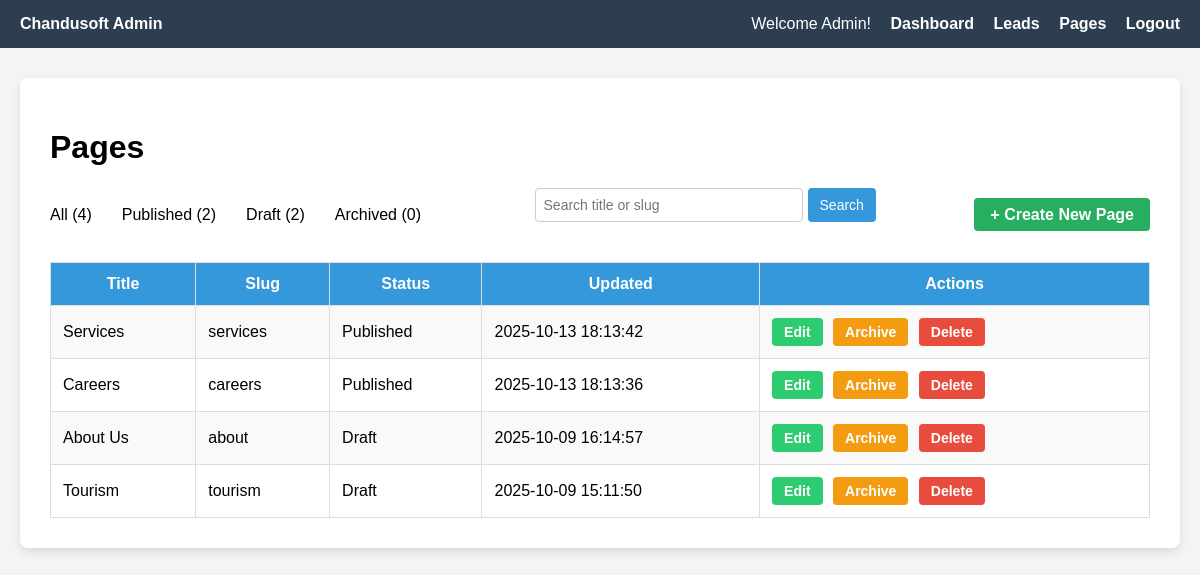
Screenshot of /admin/pages.php (signed in) with the database file from the repository.
### tables this page shows
CREATE TABLE `pages` (
  `id` int NOT NULL AUTO_INCREMENT,
  `title` varchar(255) NOT NULL,
  `slug` varchar(255) NOT NULL,
  `content_html` text,
  `status` enum('draft','published','archived') DEFAULT 'draft',
  `updated_at` datetime DEFAULT CURRENT_TIMESTAMP ON UPDATE CURRENT_TIMESTAMP,
  PRIMARY KEY (`id`),
  UNIQUE KEY `slug` (`slug`)
);

### admin/pages.php (the view, shortened to what this page needs)
<?php
$user = $_SESSION['user'];
$role = htmlspecialchars(ucfirst($user['role'] ?? 'Editor'));
$conn = new mysqli('localhost', 'root', '', 'chandusoft');
$publishedCount = $conn->query("SELECT COUNT(*) as count FROM pages WHERE status = 'published'")->fetch_assoc()['count'];
$draftCount = $conn->query("SELECT COUNT(*) as count FROM pages WHERE status = 'draft'")->fetch_assoc()['count'];
$archivedCount = $conn->query("SELECT COUNT(*) as count FROM pages WHERE status = 'archived'")->fetch_assoc()['count'];
$allCount = $conn->query("SELECT COUNT(*) as count FROM pages")->fetch_assoc()['count'];
$search = $_GET['search'] ?? '';
$search = trim($search);
$whereClause = '';
if ($search !== '') {
    $stmt = $conn->prepare("SELECT * FROM pages $whereClause AND (title LIKE ? OR slug LIKE ?) ORDER BY updated_at DESC");
    $likeSearch = "%$search%";
    $stmt->bind_param("ss", $likeSearch, $likeSearch);
    $stmt->execute();
    $pages = $stmt->get_result();
    $stmt->close();
} else {
    $pages = $conn->query("SELECT * FROM pages $whereClause ORDER BY updated_at DESC");
}
?>
<!DOCTYPE html>
<html>
<head>
</head>
<body>
<div class="navbar">
    <div><strong>Chandusoft Admin</strong></div>
    <div class="links">
        Welcome <?= $role ?>!
        <a href="../app/dashboard.php">Dashboard</a>
        <a href="../admin/admin-leads.php">Leads</a>
        <a href="../admin/pages.php">Pages</a>
        <a href="../admin/logout.php">Logout</a>
    </div>
</div>
<div class="container">
    <h1>Pages</h1>
    <div class="top-bar" style="display:flex; justify-content: space-between; align-items: center; margin-bottom: 20px;">
        <div class="filters" style="gap: 15px; display: flex;">
            <a href="pages.php">All (<?= $allCount ?>)</a>
            <a href="pages.php?status=published">Published (<?= $publishedCount ?>)</a>
            <a href="pages.php?status=draft">Draft (<?= $draftCount ?>)</a>
            <a href="pages.php?status=archived">Archived (<?= $archivedCount ?>)</a>
        </div>
        <form method="get" class="search-form" style="display:flex; gap: 5px;">
            <input type="text" name="search" placeholder="Search title or slug" value="<?= htmlspecialchars($search) ?>">
            <input type="submit" value="Search">
        </form>
        <div>
            <a class="create-btn" href="create.php">
                + Create New Page
            </a>
        </div>
    </div>
    <table>
        <tr>
            <th>Title</th>
            <th>Slug</th>
            <th>Status</th>
            <th>Updated</th>
            <th>Actions</th>
        </tr>
        <?php while ($page = $pages->fetch_assoc()): ?>
<tr>
    <td><?= htmlspecialchars($page['title']) ?></td>
    <td><?= htmlspecialchars($page['slug']) ?></td>
    <td><?= ucfirst($page['status']) ?></td>
    <td><?= htmlspecialchars($page['updated_at']) ?></td>
    <td class="actions">
        <a href="edit.php?id=<?= $page['id'] ?>" class="btn btn-edit">Edit</a>
        <?php if (strtolower($role) === 'admin'): ?>
            <a href="archive.php?id=<?= $page['id'] ?>" class="btn btn-archive">Archive</a>
            <a href="delete.php?id=<?= $page['id'] ?>" class="btn btn-delete" onclick="return confirm('Are you sure you want to delete this page?')">Delete</a>
        <?php endif; ?>
    </td>
</tr>
<?php endwhile; ?>

### admin/pages.php (style rules this page uses)
body { font-family: Arial, sans-serif; background: #f4f4f4; margin: 0; padding: 0; }
.navbar { background-color: #2c3e50; color: white; padding: 15px 20px; display: flex; justify-content: space-between; align-items: center; }
.navbar .links a { color: white; text-decoration: none; margin-left: 15px; font-weight: bold; }
.container { max-width: 1100px; margin: 30px auto; background: #fff; padding: 30px; border-radius: 8px; box-shadow: 0 4px 10px rgba(0,0,0,0.1); }
.top-bar { display: flex; justify-content: space-between; align-items: center; margin-bottom: 20px; }
.top-bar .filters a { margin-right: 15px; text-decoration: none; color: #000000ff; }
.filters a { color: black; text-decoration: none; transition: text-decoration 0.3s ease, color 0.3s ease; }
.top-bar input[type="text"] { padding: 8px; width: 200px; border: 1px solid #ccc; border-radius: 4px; }
.top-bar .create-btn { background-color: #27ae60; color: white; padding: 8px 16px; text-decoration: none; border-radius: 4px; font-weight: bold; }
.search-form { margin-bottom: 20px; }
.search-form input[type="text"] { padding: 8px; font-size: 14px; border: 1px solid #ccc; border-radius: 4px; width: 250px; }
.search-form input[type="submit"] { padding: 8px 12px; font-size: 14px; border: none; background-color: #3498db; color: white; border-radius: 4px; cursor: pointer; }
table { border-collapse: collapse; width: 100%; }
th, td { border: 1px solid #ddd; padding: 12px; }
th { background-color: #3498db; color: white; }
tr:nth-child(even) { background: #f9f9f9; }
.actions a { margin-right: 10px; text-decoration: none; padding: 5px 10px; border-radius: 4px; font-weight: bold; }
.actions .btn { display: inline-block; padding: 6px 12px; margin-right: 6px; font-size: 14px; font-weight: bold; text-decoration: none; border-radius: 4px; color: white; }
.btn-edit { background-color: #2ecc71; }
.btn-archive { background-color: #f39c12; }
.btn-delete { background-color: #e74c3c; color: white; }

### rows the page displays
pages: title "Services", slug "services", status "Published", updated_at "2025-10-13 18:13:42"
pages: title "Careers", slug "careers", status "Published", updated_at "2025-10-13 18:13:36"
pages: title "About Us", slug "about", status "Draft", updated_at "2025-10-09 16:14:57"
pages: title "Tourism", slug "tourism", status "Draft", updated_at "2025-10-09 15:11:50"

### other values shown
$role "Admin"
$allCount "4"
$publishedCount "2"
$draftCount "2"
$archivedCount "0"
